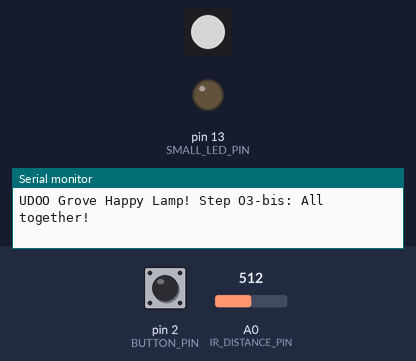
A sketch run on a simulated Arduino Uno, built with avr-gcc and run on an emulated ATmega328P. On the bench: 1 RGB LEDs in strip order, left to right, output pins drawn as LEDs (lit = HIGH), the last lines printed to the serial monitor. The test bench sets the inputs (shaded band); at power-on: A0 (IR_DISTANCE_PIN) = 512, pin 2 (BUTTON_PIN) LOW. Dim RGB values are drawn brighter than linear.

Above: at 1.2 s.
1.3 s: A0 (IR_DISTANCE_PIN) set to 716
At 2.2 s:
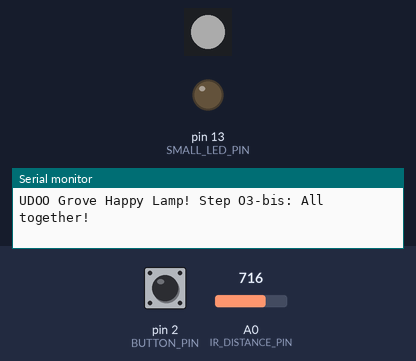
2.8 s: pin 2 (BUTTON_PIN) pulled HIGH for 3.2 s
At 3.6 s:
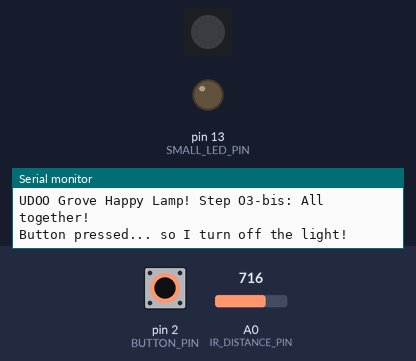
7.5 s: A0 (IR_DISTANCE_PIN) set to 306
At 7.9 s:
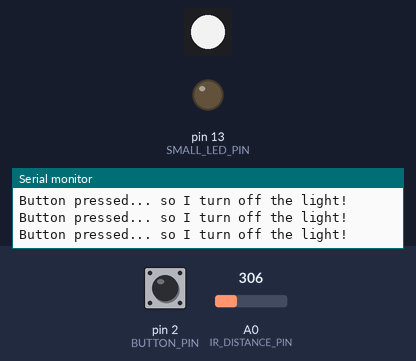
9.0 s: A0 (IR_DISTANCE_PIN) set to 821
At 9.4 s:
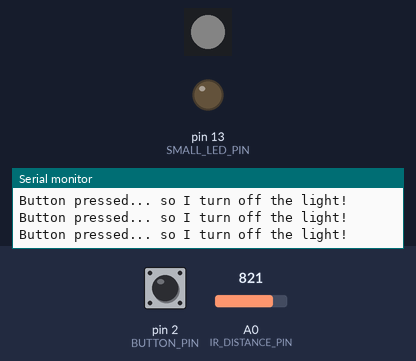
10.5 s: A0 (IR_DISTANCE_PIN) set to 849
At 10.8 s:
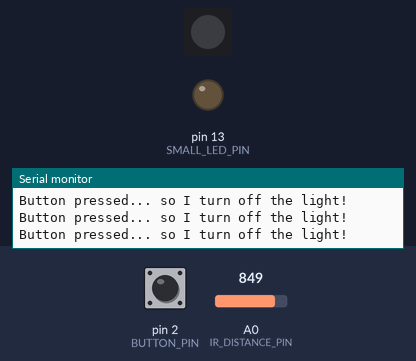
12.0 s: A0 (IR_DISTANCE_PIN) set to 511
At 13.5 s:
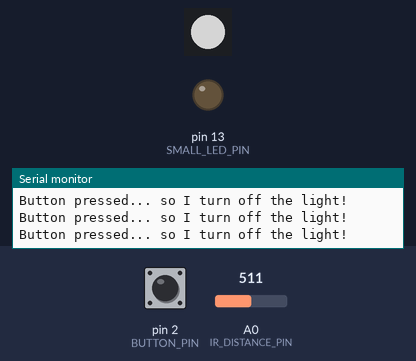
Timing chart, 0 to 14.5 s (numbered marks = the images above; inputs shaded):
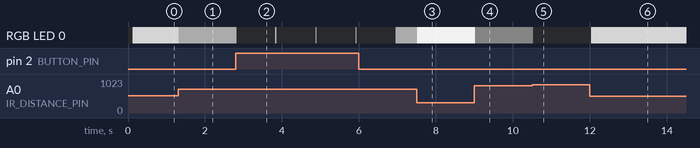

The sketch:

UDOOGrove03bis_allTogether.ino
```cpp
/*
 *
 * Need to install this library:
 * https://github.com/pjpmarques/ChainableLED
 *
 */
#include <ChainableLED.h>


#define IR_DISTANCE_PIN  A0
#define DIST_IN_TH       100
#define CYCLES_TH        4
#define IR_CLOSEST_VALUE 775
#define IR_FAREST_VALUE  200

#define LED_PIN            7
#define NUM_LEDS           1

#define BUTTON_PIN 2
#define SMALL_LED_PIN 13
#define LONG_PRESS_TIMEOUT 1000

boolean isLightOn = false;

ChainableLED leds(LED_PIN, LED_PIN+1, NUM_LEDS);


// IR Distance variables
int cyclesUnderTh  = 0;
int lightIntensity = 255;


void setup() {
  Serial.begin(9600);
  Serial.println("UDOO Grove Happy Lamp! Step O3-bis: All together!");

  leds.init();

  pinMode(BUTTON_PIN    , INPUT);
  pinMode(SMALL_LED_PIN, OUTPUT);
}


void loop() {
  bool isButtonPressed = checkButtonState();
  if(isButtonPressed){
    Serial.print("Button pressed...");
    isLightOn = !isLightOn;

    if(isLightOn){
      lightIntensity = 255;
      Serial.println(" so I turn on the light!");
    }
    else{
      lightIntensity = 0;
      Serial.println(" so I turn off the light!");
    }

    leds.setColorRGB(0, lightIntensity, lightIntensity, lightIntensity);
    delay(LONG_PRESS_TIMEOUT);
  }

  bool isIntensityChanged = controlDistance(IR_DISTANCE_PIN, &lightIntensity);

  if(lightIntensity < 0) {
    lightIntensity = 0;
    isLightOn = false;
  }

  if(isIntensityChanged){
    leds.setColorRGB(0, lightIntensity, lightIntensity, lightIntensity);
    isLightOn = true;
  }
  delay(30);

}


// IR distance methods
int controlDistance(int pin, int* intensity){
  int irDistance = getIrDistance(pin);
  int a = 0;

  if(irDistance < DIST_IN_TH)
    cyclesUnderTh++;
  else
    cyclesUnderTh = 0;

  if(cyclesUnderTh > CYCLES_TH){
    *intensity = map(irDistance, 0, 100, 0 , 255);
    return 1;
  }
  return 0;
}

int getIrDistance(int pin){
  int a = analogRead(pin);
  return map(a, IR_CLOSEST_VALUE, IR_FAREST_VALUE, 10, 100);
  }


// Button methods

boolean checkButtonState(){
  return digitalRead(BUTTON_PIN);
}
```

Measured:
- the behaviour switches between 838 and 839 on A0 (IR_DISTANCE_PIN) (found by bisection; images 4 and 5)
- after the input at 1.3 s, RGB LED 0: RGB(130, 130, 130) → RGB(48, 48, 48) at once
- after the input at 2.8 s, RGB LED 0: alternates RGB(48, 48, 48) for 0.04 s and off for 1.0 s, starting at once
- after the input at 7.5 s, RGB LED 0: RGB(48, 48, 48) → RGB(211, 211, 211) at once
- after the input at 9.0 s, RGB LED 0: RGB(211, 211, 211) → RGB(7, 7, 7) at once
- after the input at 10.5 s, RGB LED 0: RGB(7, 7, 7) → off at once
- after the input at 12.0 s, RGB LED 0: off → RGB(130, 130, 130) at once
